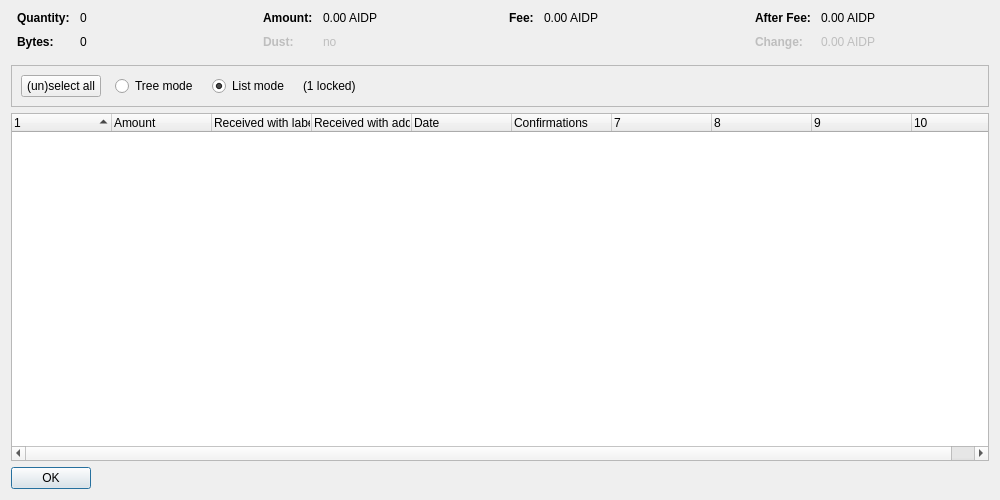
<?xml version="1.0" encoding="UTF-8"?>
<ui version="4.0">
 <class>CoinControlDialog</class>
 <widget class="QDialog" name="CoinControlDialog">
  <property name="geometry">
   <rect>
    <x>0</x>
    <y>0</y>
    <width>1000</width>
    <height>500</height>
   </rect>
  </property>
  <property name="windowTitle">
   <string>Coin Selection</string>
  </property>
  <layout class="QVBoxLayout" name="verticalLayout">
   <item>
    <layout class="QHBoxLayout" name="horizontalLayoutTop" stretch="0,0,0,0">
     <property name="topMargin">
      <number>0</number>
     </property>
     <property name="bottomMargin">
      <number>10</number>
     </property>
     <item>
      <layout class="QFormLayout" name="formLayoutCoinControl1">
       <property name="horizontalSpacing">
        <number>10</number>
       </property>
       <property name="verticalSpacing">
        <number>10</number>
       </property>
       <property name="leftMargin">
        <number>6</number>
       </property>
       <property name="rightMargin">
        <number>6</number>
       </property>
       <item row="0" column="0">
        <widget class="QLabel" name="labelCoinControlQuantityText">
         <property name="font">
          <font>
           <weight>75</weight>
           <bold>true</bold>
          </font>
         </property>
         <property name="text">
          <string>Quantity:</string>
         </property>
        </widget>
       </item>
       <item row="0" column="1">
        <widget class="QLabel" name="labelCoinControlQuantity">
         <property name="cursor">
          <cursorShape>IBeamCursor</cursorShape>
         </property>
         <property name="contextMenuPolicy">
          <enum>Qt::ActionsContextMenu</enum>
         </property>
         <property name="text">
          <string notr="true">0</string>
         </property>
         <property name="textInteractionFlags">
          <set>Qt::LinksAccessibleByMouse|Qt::TextSelectableByKeyboard|Qt::TextSelectableByMouse</set>
         </property>
        </widget>
       </item>
       <item row="1" column="0">
        <widget class="QLabel" name="labelCoinControlBytesText">
         <property name="font">
          <font>
           <weight>75</weight>
           <bold>true</bold>
          </font>
         </property>
         <property name="text">
          <string>Bytes:</string>
         </property>
        </widget>
       </item>
       <item row="1" column="1">
        <widget class="QLabel" name="labelCoinControlBytes">
         <property name="cursor">
          <cursorShape>IBeamCursor</cursorShape>
         </property>
         <property name="contextMenuPolicy">
          <enum>Qt::ActionsContextMenu</enum>
         </property>
         <property name="text">
          <string notr="true">0</string>
         </property>
         <property name="textInteractionFlags">
          <set>Qt::LinksAccessibleByMouse|Qt::TextSelectableByKeyboard|Qt::TextSelectableByMouse</set>
         </property>
        </widget>
       </item>
      </layout>
     </item>
     <item>
      <layout class="QFormLayout" name="formLayoutCoinControl2">
       <property name="horizontalSpacing">
        <number>10</number>
       </property>
       <property name="verticalSpacing">
        <number>10</number>
       </property>
       <property name="leftMargin">
        <number>6</number>
       </property>
       <property name="rightMargin">
        <number>6</number>
       </property>
       <item row="0" column="0">
        <widget class="QLabel" name="labelCoinControlAmountText">
         <property name="font">
          <font>
           <weight>75</weight>
           <bold>true</bold>
          </font>
         </property>
         <property name="text">
          <string>Amount:</string>
         </property>
        </widget>
       </item>
       <item row="0" column="1">
        <widget class="QLabel" name="labelCoinControlAmount">
         <property name="cursor">
          <cursorShape>IBeamCursor</cursorShape>
         </property>
         <property name="contextMenuPolicy">
          <enum>Qt::ActionsContextMenu</enum>
         </property>
         <property name="text">
          <string notr="true">0.00 AIDP</string>
         </property>
         <property name="textInteractionFlags">
          <set>Qt::LinksAccessibleByMouse|Qt::TextSelectableByKeyboard|Qt::TextSelectableByMouse</set>
         </property>
        </widget>
       </item>
       <item row="1" column="0">
        <widget class="QLabel" name="labelCoinControlLowOutputText">
         <property name="enabled">
          <bool>false</bool>
         </property>
         <property name="font">
          <font>
           <weight>75</weight>
           <bold>true</bold>
          </font>
         </property>
         <property name="text">
          <string>Dust:</string>
         </property>
        </widget>
       </item>
       <item row="1" column="1">
        <widget class="QLabel" name="labelCoinControlLowOutput">
         <property name="enabled">
          <bool>false</bool>
         </property>
         <property name="cursor">
          <cursorShape>IBeamCursor</cursorShape>
         </property>
         <property name="contextMenuPolicy">
          <enum>Qt::ActionsContextMenu</enum>
         </property>
         <property name="text">
          <string notr="true">no</string>
         </property>
         <property name="textInteractionFlags">
          <set>Qt::LinksAccessibleByMouse|Qt::TextSelectableByKeyboard|Qt::TextSelectableByMouse</set>
         </property>
        </widget>
       </item>
      </layout>
     </item>
     <item>
      <layout class="QFormLayout" name="formLayoutCoinControl3">
       <property name="horizontalSpacing">
        <number>10</number>
       </property>
       <property name="verticalSpacing">
        <number>10</number>
       </property>
       <property name="leftMargin">
        <number>6</number>
       </property>
       <property name="rightMargin">
        <number>6</number>
       </property>
       <item row="0" column="0">
        <widget class="QLabel" name="labelCoinControlFeeText">
         <property name="font">
          <font>
           <weight>75</weight>
           <bold>true</bold>
          </font>
         </property>
         <property name="text">
          <string>Fee:</string>
         </property>
        </widget>
       </item>
       <item row="0" column="1">
        <widget class="QLabel" name="labelCoinControlFee">
         <property name="cursor">
          <cursorShape>IBeamCursor</cursorShape>
         </property>
         <property name="contextMenuPolicy">
          <enum>Qt::ActionsContextMenu</enum>
         </property>
         <property name="text">
          <string notr="true">0.00 AIDP</string>
         </property>
         <property name="textInteractionFlags">
          <set>Qt::LinksAccessibleByMouse|Qt::TextSelectableByKeyboard|Qt::TextSelectableByMouse</set>
         </property>
        </widget>
       </item>
      </layout>
     </item>
     <item>
      <layout class="QFormLayout" name="formLayoutCoinControl4">
       <property name="horizontalSpacing">
        <number>10</number>
       </property>
       <property name="verticalSpacing">
        <number>10</number>
       </property>
       <property name="leftMargin">
        <number>6</number>
       </property>
       <property name="rightMargin">
        <number>6</number>
       </property>
       <item row="0" column="0">
        <widget class="QLabel" name="labelCoinControlAfterFeeText">
         <property name="font">
          <font>
           <weight>75</weight>
           <bold>true</bold>
          </font>
         </property>
         <property name="text">
          <string>After Fee:</string>
         </property>
        </widget>
       </item>
       <item row="0" column="1">
        <widget class="QLabel" name="labelCoinControlAfterFee">
         <property name="cursor">
          <cursorShape>IBeamCursor</cursorShape>
         </property>
         <property name="contextMenuPolicy">
          <enum>Qt::ActionsContextMenu</enum>
         </property>
         <property name="text">
          <string notr="true">0.00 AIDP</string>
         </property>
         <property name="textInteractionFlags">
          <set>Qt::LinksAccessibleByMouse|Qt::TextSelectableByKeyboard|Qt::TextSelectableByMouse</set>
         </property>
        </widget>
       </item>
       <item row="1" column="0">
        <widget class="QLabel" name="labelCoinControlChangeText">
         <property name="enabled">
          <bool>false</bool>
         </property>
         <property name="font">
          <font>
           <weight>75</weight>
           <bold>true</bold>
          </font>
         </property>
         <property name="text">
          <string>Change:</string>
         </property>
        </widget>
       </item>
       <item row="1" column="1">
        <widget class="QLabel" name="labelCoinControlChange">
         <property name="enabled">
          <bool>false</bool>
         </property>
         <property name="cursor">
          <cursorShape>IBeamCursor</cursorShape>
         </property>
         <property name="contextMenuPolicy">
          <enum>Qt::ActionsContextMenu</enum>
         </property>
         <property name="text">
          <string notr="true">0.00 AIDP</string>
         </property>
         <property name="textInteractionFlags">
          <set>Qt::LinksAccessibleByMouse|Qt::TextSelectableByKeyboard|Qt::TextSelectableByMouse</set>
         </property>
        </widget>
       </item>
      </layout>
     </item>
    </layout>
   </item>
   <item>
    <widget class="QFrame" name="frame">
     <property name="minimumSize">
      <size>
       <width>0</width>
       <height>40</height>
      </size>
     </property>
     <property name="frameShape">
      <enum>QFrame::StyledPanel</enum>
     </property>
     <property name="frameShadow">
      <enum>QFrame::Sunken</enum>
     </property>
     <layout class="QHBoxLayout" name="horizontalLayout">
      <item>
       <layout class="QHBoxLayout" name="horizontalLayoutPanel" stretch="0,0,0,0,0">
        <property name="spacing">
         <number>14</number>
        </property>
        <item>
         <widget class="QPushButton" name="pushButtonSelectAll">
          <property name="sizePolicy">
           <sizepolicy hsizetype="Maximum" vsizetype="Fixed">
            <horstretch>0</horstretch>
            <verstretch>0</verstretch>
           </sizepolicy>
          </property>
          <property name="text">
           <string>(un)select all</string>
          </property>
          <property name="autoDefault">
           <bool>false</bool>
          </property>
         </widget>
        </item>
        <item>
         <widget class="QRadioButton" name="radioTreeMode">
          <property name="sizePolicy">
           <sizepolicy hsizetype="Maximum" vsizetype="Fixed">
            <horstretch>0</horstretch>
            <verstretch>0</verstretch>
           </sizepolicy>
          </property>
          <property name="text">
           <string>Tree mode</string>
          </property>
         </widget>
        </item>
        <item>
         <widget class="QRadioButton" name="radioListMode">
          <property name="sizePolicy">
           <sizepolicy hsizetype="Maximum" vsizetype="Fixed">
            <horstretch>0</horstretch>
            <verstretch>0</verstretch>
           </sizepolicy>
          </property>
          <property name="text">
           <string>List mode</string>
          </property>
          <property name="checked">
           <bool>true</bool>
          </property>
         </widget>
        </item>
        <item>
         <widget class="QLabel" name="labelLocked">
          <property name="text">
           <string notr="true">(1 locked)</string>
          </property>
         </widget>
        </item>
        <item>
         <spacer name="horizontalSpacer">
          <property name="orientation">
           <enum>Qt::Horizontal</enum>
          </property>
          <property name="sizeHint" stdset="0">
           <size>
            <width>40</width>
            <height>20</height>
           </size>
          </property>
         </spacer>
        </item>
       </layout>
      </item>
     </layout>
    </widget>
   </item>
   <item>
    <widget class="CoinControlTreeWidget" name="treeWidget">
     <property name="contextMenuPolicy">
      <enum>Qt::CustomContextMenu</enum>
     </property>
     <property name="sortingEnabled">
      <bool>false</bool>
     </property>
     <property name="columnCount">
      <number>10</number>
     </property>
     <attribute name="headerShowSortIndicator" stdset="0">
      <bool>true</bool>
     </attribute>
     <attribute name="headerStretchLastSection">
      <bool>false</bool>
     </attribute>
     <column>
      <property name="text">
       <string/>
      </property>
     </column>
     <column>
      <property name="text">
       <string>Amount</string>
      </property>
     </column>
     <column>
      <property name="text">
       <string>Received with label</string>
      </property>
     </column>
     <column>
      <property name="text">
       <string>Received with address</string>
      </property>
     </column>
     <column>
      <property name="text">
       <string>Date</string>
      </property>
     </column>
     <column>
      <property name="text">
       <string>Confirmations</string>
      </property>
      <property name="toolTip">
       <string>Confirmed</string>
      </property>
     </column>
     <column>
      <property name="text">
       <string/>
      </property>
     </column>
     <column>
      <property name="text">
       <string/>
      </property>
     </column>
     <column>
      <property name="text">
       <string/>
      </property>
     </column>
     <column>
      <property name="text">
       <string/>
      </property>
     </column>
    </widget>
   </item>
   <item>
    <widget class="QDialogButtonBox" name="buttonBox">
     <property name="sizePolicy">
      <sizepolicy hsizetype="Maximum" vsizetype="Fixed">
       <horstretch>0</horstretch>
       <verstretch>0</verstretch>
      </sizepolicy>
     </property>
     <property name="orientation">
      <enum>Qt::Horizontal</enum>
     </property>
     <property name="standardButtons">
      <set>QDialogButtonBox::Ok</set>
     </property>
    </widget>
   </item>
  </layout>
 </widget>
 <customwidgets>
  <customwidget>
   <class>CoinControlTreeWidget</class>
   <extends>QTreeWidget</extends>
   <header>coincontroltreewidget.h</header>
  </customwidget>
 </customwidgets>
 <resources/>
 <connections/>
</ui>
